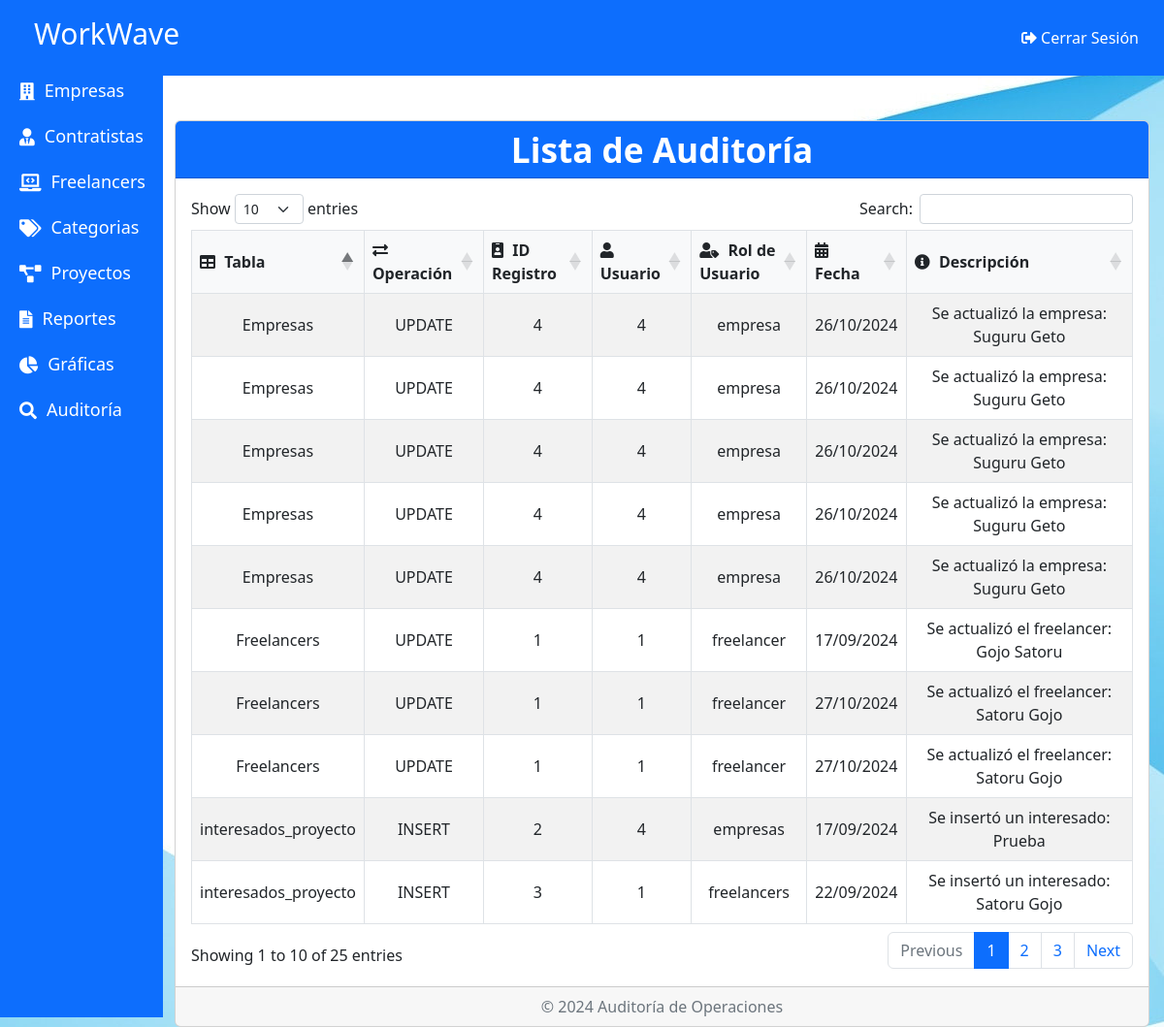
The app's page /Admin/Auditoria.php with its own data.
### tables this page shows
CREATE TABLE `auditoria` (
  `id` int(11) NOT NULL,
  `tabla` varchar(50) DEFAULT NULL,
  `operacion` varchar(10) DEFAULT NULL,
  `id_registro` int(11) DEFAULT NULL,
  `usuario_id` int(11) DEFAULT NULL,
  `rol_usuario` varchar(50) DEFAULT NULL,
  `fecha` timestamp NOT NULL DEFAULT current_timestamp(),
  `descripcion` text DEFAULT NULL
);

### Admin/Auditoria.php (the view, shortened to what this page needs)
<?php
include './Dashboard.php';
?>
<!DOCTYPE html>
<html lang="es">
<head>
    <link href="./Assets/css/bootstrap.min.css" rel="stylesheet">
    <link rel="stylesheet" href="https://cdnjs.cloudflare.com/ajax/libs/font-awesome/5.15.4/css/all.min.css">
    <link rel="stylesheet" href="https://cdn.datatables.net/1.11.5/css/dataTables.bootstrap5.min.css">
    <link rel="stylesheet" href="./Assets/css/CRUD.css">
</head>
<body>
<nav class="navbar navbar-expand-lg navbar-light bg-light">
    <div class="container-fluid">
        <a class="navbar-brand" href="#">Auditoría de Operaciones</a>
    </div>
</nav>
<div class="container mt-5 content-wrapper">
    <div class="card">
        <div class="card-header bg-primary text-white">
            <h2 class="card-title m-0" style="color: white;">Lista de Auditoría</h2>
        </div>
        <div class="card-body">
            <div class="table-responsive">
                <table id="auditoriaTable" class="table table-bordered table-striped table-hover">
                    <thead>
                        <tr class="text-center">
                            <th><i class="fas fa-table"></i> Tabla</th>
                            <th><i class="fas fa-exchange-alt"></i> Operación</th>
                            <th><i class="fas fa-id-badge"></i> ID Registro</th>
                            <th><i class="fas fa-user"></i> Usuario</th>
                            <th><i class="fas fa-user-tag"></i> Rol de Usuario</th>
                            <th><i class="fas fa-calendar-alt"></i> Fecha</th>
                            <th><i class="fas fa-info-circle"></i> Descripción</th>
                        </tr>
                    </thead>
                    <tbody>
                        <?php
                        include './conexion.php';
                        $sql = "SELECT * FROM Auditoria";
                        $result = $conn->query($sql);
                        if ($result->num_rows > 0) {
                            while ($row = $result->fetch_assoc()) {
                                echo "<tr>
                                    <td>{$row['tabla']}</td>
                                    <td>{$row['operacion']}</td>
                                    <td>{$row['id_registro']}</td>
                                    <td>{$row['usuario_id']}</td>
                                    <td>{$row['rol_usuario']}</td>
                                    <td>" . date('d/m/Y', strtotime($row['fecha'])) . "</td>
                                    <td>{$row['descripcion']}</td>
                                </tr>";
                            }
                        } else {
                            echo "<tr><td colspan='7' class='text-center'>No se encontraron registros de auditoría</td></tr>";
                        }
                        ?>
                    </tbody>
                </table>
            </div>
        </div>
        <div class="card-footer text-muted text-center">
            <p class="mb-0">© 2024 Auditoría de Operaciones</p>
        </div>
    </div>
</div>
</body>
</html>

### Admin/Assets/CSS/CRUD.css (style rules this page uses)
body, html { height: 100%; margin: 0; display: flex; flex-direction: column; }
.content-wrapper { flex: 1; display: flex; flex-direction: column; }
.container { padding-top: 20px; padding-left: 15%; padding-right: 15px; }
@media (min-width: 768px) { .container { max-width: 100%; margin-left: auto; margin-right: auto; } }
h2.card-title { font-size: 2.2rem; font-weight: bold; color: #3fa141; text-align: center; margin-bottom: 20px; }
.table th, .table td { vertical-align: middle; text-align: center; }
.table th { background-color: #f8f9fa; font-weight: bold; }
.table th i { margin-right: 5px; }

### Admin/Dashboard.php (style rules this page uses)
body { background-color: #f8f9fa; margin-top: 60px; }

### Admin/Auditoria.php (style rules this page uses)
body { background-image: url('../Assets/images/2312616.jpg'); }

### records on screen
auditoria: tabla "Freelancers", operacion "UPDATE", id_registro "1", usuario "1", rol_usuario "freelancer", fecha "17/09/2024", descripcion "Se actualizó el freelancer: Gojo Satoru"
auditoria: tabla "interesados_proyecto", operacion "INSERT", id_registro "2", usuario "4", rol_usuario "empresas", fecha "17/09/2024", descripcion "Se insertó un interesado: Prueba"
auditoria: tabla "interesados_proyecto", operacion "INSERT", id_registro "3", usuario "1", rol_usuario "freelancers", fecha "22/09/2024", descripcion "Se insertó un interesado: Satoru Gojo"
auditoria: tabla "Empresas", operacion "UPDATE", id_registro "4", usuario "4", rol_usuario "empresa", fecha "26/10/2024", descripcion "Se actualizó la empresa: Suguru Geto"
auditoria: tabla "Empresas", operacion "UPDATE", id_registro "4", usuario "4", rol_usuario "empresa", fecha "26/10/2024", descripcion "Se actualizó la empresa: Suguru Geto"
auditoria: tabla "Empresas", operacion "UPDATE", id_registro "4", usuario "4", rol_usuario "empresa", fecha "26/10/2024", descripcion "Se actualizó la empresa: Suguru Geto"
auditoria: tabla "Empresas", operacion "UPDATE", id_registro "4", usuario "4", rol_usuario "empresa", fecha "26/10/2024", descripcion "Se actualizó la empresa: Suguru Geto"
auditoria: tabla "Empresas", operacion "UPDATE", id_registro "4", usuario "4", rol_usuario "empresa", fecha "26/10/2024", descripcion "Se actualizó la empresa: Suguru Geto"
auditoria: tabla "Freelancers", operacion "UPDATE", id_registro "1", usuario "1", rol_usuario "freelancer", fecha "27/10/2024", descripcion "Se actualizó el freelancer: Satoru Gojo"
auditoria: tabla "Freelancers", operacion "UPDATE", id_registro "1", usuario "1", rol_usuario "freelancer", fecha "27/10/2024", descripcion "Se actualizó el freelancer: Satoru Gojo"
